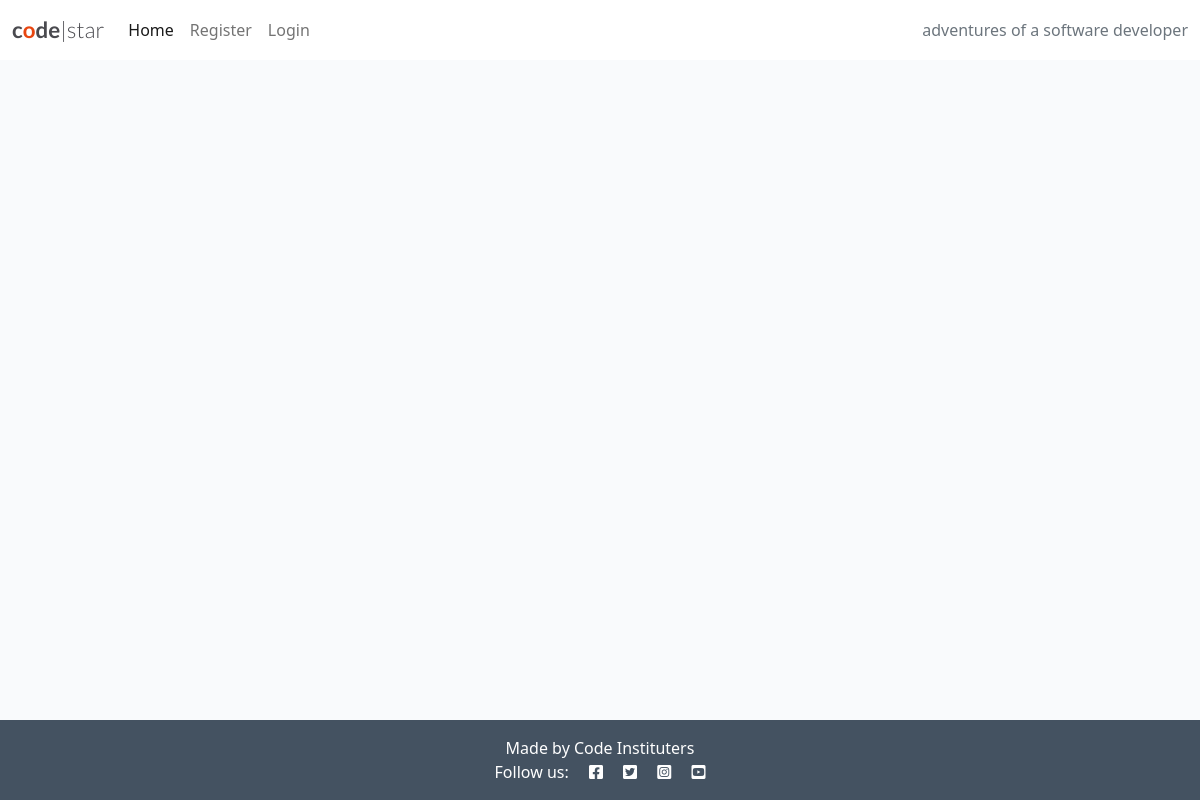
The app's page /, older data.
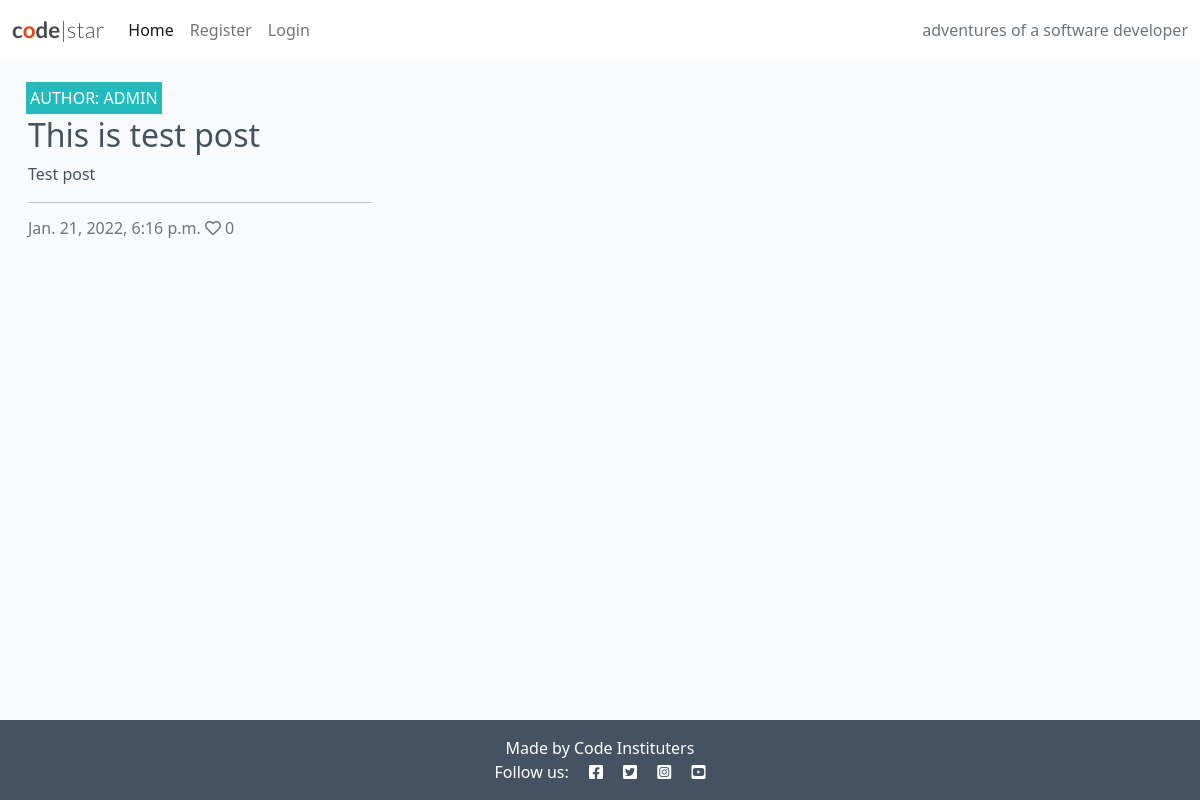
The same page, newer data.
### blog/models.py (models this page shows, shortened)
class Post(models.Model):
    title = models.CharField(max_length=200, unique=True)
    slug = models.SlugField(max_length=200, unique=True)
    author = models.ForeignKey(
        User, on_delete=models.CASCADE, related_name="blog_posts"
    )
    featured_image = CloudinaryField('image', default='placeholder')
    excerpt = models.TextField(blank=True)
    updated_on = models.DateTimeField(auto_now=True)
    content = models.TextField()
    created_on = models.DateTimeField(auto_now_add=True)
    status = models.IntegerField(choices=STATUS, default=0)
    likes = models.ManyToManyField(
        User, related_name='blogpost_like', blank=True)
    class Meta:
        ordering = ["-created_on"]
    def number_of_likes(self):
        return self.likes.count()

### blog/views.py (the view)
# urls.py: path("", views.PostList.as_view(), name="home"),
class PostList(generic.ListView):
    model = Post
    queryset = Post.objects.filter(status=1).order_by('-created_on')
    template_name = 'index.html'
    paginate_by = 6

### templates/index.html (shortened to what this page needs)
{% extends "base.html" %}
{% block content %}
<div class="container-fluid">
    <div class="row">
        <div class="col-12 mt-3 left">
            <div class="row">
                {% for post in post_list %}
                <div class="col-md-4">
                    <div class="card mb-4">
                        <div class="card-body">
                            <div class="image-container">
                                <div class="image-flash">
                                    <p class="author">Author: {{ post.author }}</p>
                                </div>
                            </div>
                            <a href="{% url 'post_detail' post.slug %}" class="post-link">
                                <h2 class="card-title">{{ post.title }}</h2>
                                <p class="card-text">{{ post.excerpt }}</p>
                            </a>
                            <hr />
                            <p class="card-text text-muted h6">{{ post.created_on}} <i class="far fa-heart"></i>
                                {{ post.number_of_likes }}</p>
                        </div>
                    </div>
                </div>
                {% endfor %}
            </div>
        </div>
    </div>
</div>
{%endblock%}

Row changes from the older to the newer data that the page shows:
added Post: author "ADMIN", title "This is test post", excerpt "Test post", created_on "Jan. 21, 2022, 6:16 p.m.", number_of_likes "0"
